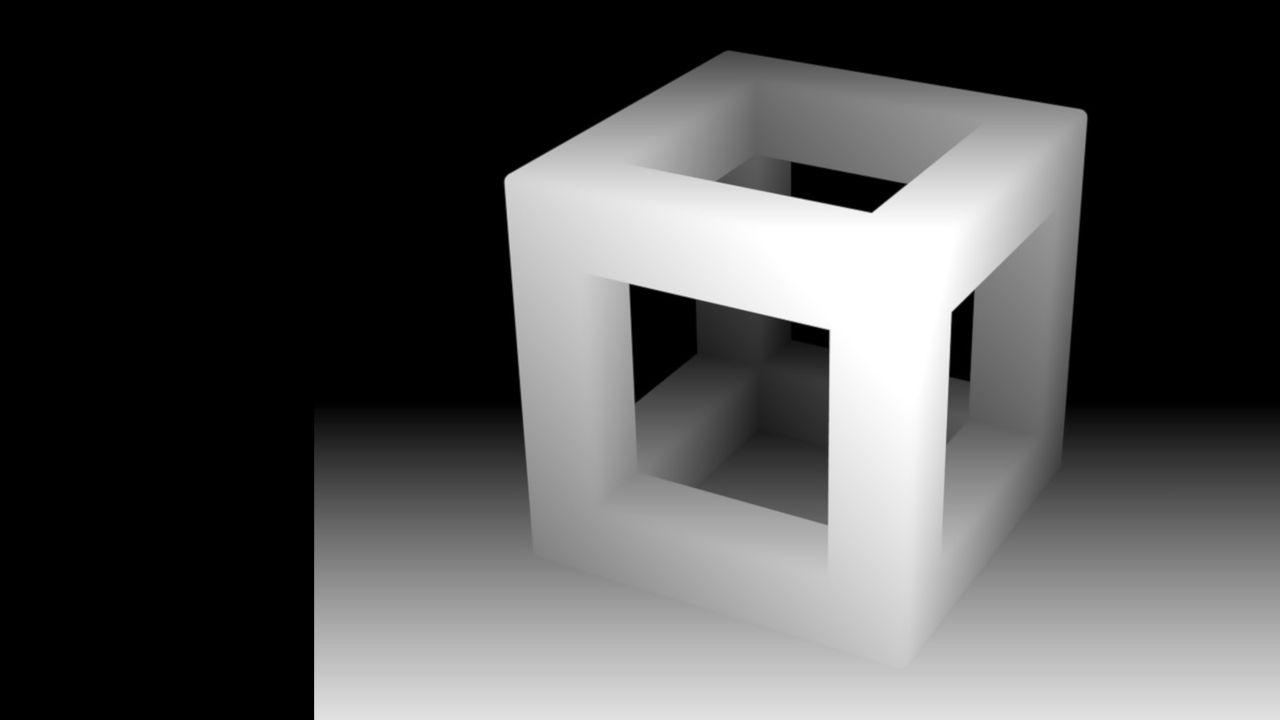
#> input picture py_autostereogram/depthmap.png, 3840 x 2160 px (shown at 1/3 size)
$ python AutoStereogram.py
#> lines starting #> are read from the running program, lines starting #| are printed output that depends on the picture
from PIL import Image, ImageEnhance, ImageDraw
import random

background = Image.new('RGB',(3840,2160),(0,0,0))
#> background: PIL image 3840x2160 RGB; every value is 0

depthmap = Image.open('depthmap.png')
#> depthmap is the input picture: PIL image 3840x2160 RGBA; mean R, G, B, A 80.2, 80.2, 80.2, 255
depthmap = depthmap.convert("L")
#> depthmap: PIL image 3840x2160 L

'''im = Image.open('nature.jpg')

w,h=im.size
im = im.crop((w/2,0,h/4+w/2,h))
im = im.resize((100,400))


w,h = im.size
for x in range(w):
    for y in range(h):
        r,g,b = im.getpixel((x,y))
        r = r+random.randrange(-100,100)
        g = g+random.randrange(-100,100)
        b = b+random.randrange(-100,100)
        im.putpixel((x,y),(r,g,b))

enhancer = ImageEnhance.Sharpness(im)
im = enhancer.enhance(4.0)'''

im = Image.new('RGB',(480,2160),(0,0,0))
#> im: PIL image 480x2160 RGB; every value is 0
w,h = im.size
#> w = 480; h = 2160
for i in range(4000):
    r = random.randrange(0,255)
    g = random.randrange(0,255)
    b = random.randrange(0,255)
    x = random.randrange(-50,w)
    y = random.randrange(-50,h)
    draw = ImageDraw.Draw(im)
    draw.ellipse([(x,y),(x+50,y+50)],fill=(r,g,b))
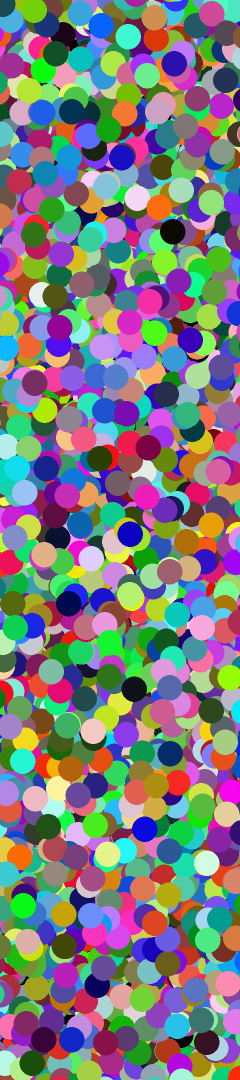
#> im: PIL image 480x2160 RGB (shown at 1/2 size); mean R, G, B 124.9, 124.1, 126.3


background.paste(im,(0,0))
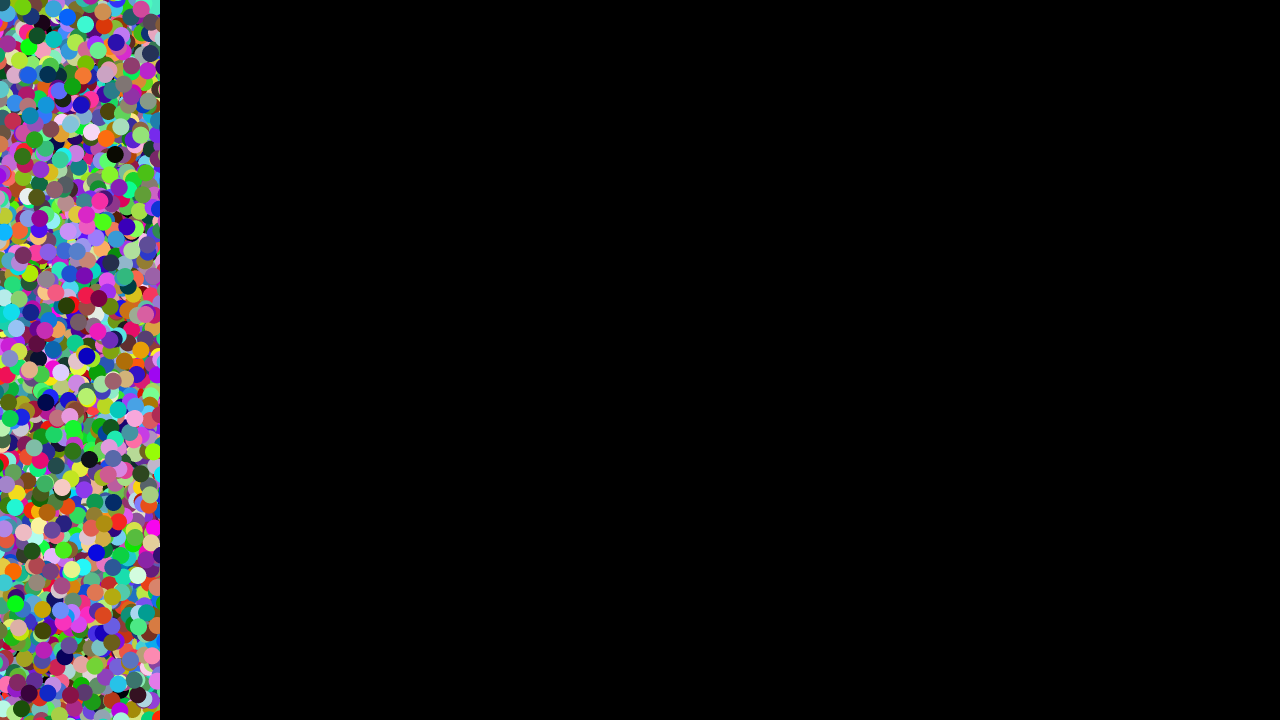
#> background: PIL image 3840x2160 RGB (shown at 1/3 size); mean R, G, B 15.6, 15.5, 15.8
w,h = background.size
#> w = 3840
for x in range(480,w):
    for y in range(h):
#> (the run stopped early here; a loop or call above may not have finished)
